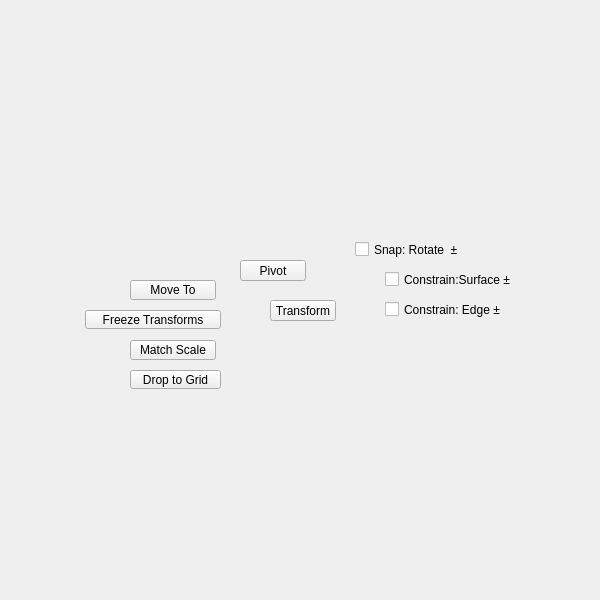
<?xml version="1.0" encoding="UTF-8"?>
<ui version="4.0">
 <class>QtUi</class>
 <widget class="QMainWindow" name="QtUi">
  <property name="enabled">
   <bool>true</bool>
  </property>
  <property name="geometry">
   <rect>
    <x>0</x>
    <y>0</y>
    <width>600</width>
    <height>600</height>
   </rect>
  </property>
  <property name="sizePolicy">
   <sizepolicy hsizetype="Ignored" vsizetype="Ignored">
    <horstretch>0</horstretch>
    <verstretch>0</verstretch>
   </sizepolicy>
  </property>
  <property name="minimumSize">
   <size>
    <width>0</width>
    <height>0</height>
   </size>
  </property>
  <property name="maximumSize">
   <size>
    <width>600</width>
    <height>600</height>
   </size>
  </property>
  <property name="cursor">
   <cursorShape>ArrowCursor</cursorShape>
  </property>
  <property name="whatsThis">
   <string>main</string>
  </property>
  <property name="toolButtonStyle">
   <enum>Qt::ToolButtonIconOnly</enum>
  </property>
  <property name="tabShape">
   <enum>QTabWidget::Triangular</enum>
  </property>
  <property name="dockNestingEnabled">
   <bool>true</bool>
  </property>
  <property name="dockOptions">
   <set>QMainWindow::AllowNestedDocks|QMainWindow::AllowTabbedDocks|QMainWindow::AnimatedDocks|QMainWindow::ForceTabbedDocks</set>
  </property>
  <widget class="QWidget" name="widget">
   <property name="sizePolicy">
    <sizepolicy hsizetype="Ignored" vsizetype="Ignored">
     <horstretch>0</horstretch>
     <verstretch>0</verstretch>
    </sizepolicy>
   </property>
   <widget class="QPushButton" name="i029">
    <property name="geometry">
     <rect>
      <x>240</x>
      <y>260</y>
      <width>66</width>
      <height>21</height>
     </rect>
    </property>
    <property name="minimumSize">
     <size>
      <width>0</width>
      <height>21</height>
     </size>
    </property>
    <property name="maximumSize">
     <size>
      <width>16777215</width>
      <height>21</height>
     </size>
    </property>
    <property name="toolTip">
     <string/>
    </property>
    <property name="whatsThis">
     <string>pivot</string>
    </property>
    <property name="text">
     <string>Pivot</string>
    </property>
   </widget>
   <widget class="QPushButton" name="i008">
    <property name="geometry">
     <rect>
      <x>270</x>
      <y>300</y>
      <width>66</width>
      <height>21</height>
     </rect>
    </property>
    <property name="minimumSize">
     <size>
      <width>0</width>
      <height>21</height>
     </size>
    </property>
    <property name="maximumSize">
     <size>
      <width>16777215</width>
      <height>21</height>
     </size>
    </property>
    <property name="whatsThis">
     <string>transform</string>
    </property>
    <property name="text">
     <string>Transform</string>
    </property>
   </widget>
   <widget class="PushButton" name="tb000">
    <property name="enabled">
     <bool>true</bool>
    </property>
    <property name="geometry">
     <rect>
      <x>130</x>
      <y>370</y>
      <width>91</width>
      <height>19</height>
     </rect>
    </property>
    <property name="maximumSize">
     <size>
      <width>111</width>
      <height>19</height>
     </size>
    </property>
    <property name="toolTip">
     <string>Move selected object to grid.</string>
    </property>
    <property name="layoutDirection">
     <enum>Qt::LeftToRight</enum>
    </property>
    <property name="text">
     <string>Drop to Grid</string>
    </property>
   </widget>
   <widget class="QCheckBox" name="chk024">
    <property name="enabled">
     <bool>true</bool>
    </property>
    <property name="geometry">
     <rect>
      <x>385</x>
      <y>300</y>
      <width>126</width>
      <height>19</height>
     </rect>
    </property>
    <property name="maximumSize">
     <size>
      <width>999</width>
      <height>19</height>
     </size>
    </property>
    <property name="toolTip">
     <string>Constrain to edge</string>
    </property>
    <property name="layoutDirection">
     <enum>Qt::LeftToRight</enum>
    </property>
    <property name="autoFillBackground">
     <bool>true</bool>
    </property>
    <property name="text">
     <string>Constrain: Edge ±</string>
    </property>
    <property name="iconSize">
     <size>
      <width>18</width>
      <height>18</height>
     </size>
    </property>
    <property name="checkable">
     <bool>true</bool>
    </property>
    <property name="checked">
     <bool>false</bool>
    </property>
   </widget>
   <widget class="PushButton" name="tb002">
    <property name="enabled">
     <bool>true</bool>
    </property>
    <property name="geometry">
     <rect>
      <x>85</x>
      <y>310</y>
      <width>136</width>
      <height>19</height>
     </rect>
    </property>
    <property name="maximumSize">
     <size>
      <width>999</width>
      <height>19</height>
     </size>
    </property>
    <property name="toolTip">
     <string>Freeze transformations on any selected objects and center the pivot on each objects bounding box.</string>
    </property>
    <property name="text">
     <string>Freeze Transforms</string>
    </property>
    <property name="iconSize">
     <size>
      <width>18</width>
      <height>18</height>
     </size>
    </property>
    <property name="autoDefault">
     <bool>false</bool>
    </property>
    <property name="default">
     <bool>false</bool>
    </property>
    <property name="flat">
     <bool>false</bool>
    </property>
   </widget>
   <widget class="QCheckBox" name="chk025">
    <property name="enabled">
     <bool>true</bool>
    </property>
    <property name="geometry">
     <rect>
      <x>385</x>
      <y>270</y>
      <width>136</width>
      <height>19</height>
     </rect>
    </property>
    <property name="maximumSize">
     <size>
      <width>999</width>
      <height>19</height>
     </size>
    </property>
    <property name="toolTip">
     <string>Constrain to surface</string>
    </property>
    <property name="layoutDirection">
     <enum>Qt::LeftToRight</enum>
    </property>
    <property name="autoFillBackground">
     <bool>true</bool>
    </property>
    <property name="text">
     <string>Constrain:Surface ±</string>
    </property>
    <property name="iconSize">
     <size>
      <width>18</width>
      <height>18</height>
     </size>
    </property>
    <property name="checkable">
     <bool>true</bool>
    </property>
    <property name="checked">
     <bool>false</bool>
    </property>
   </widget>
   <widget class="CheckBox" name="chk023">
    <property name="enabled">
     <bool>true</bool>
    </property>
    <property name="geometry">
     <rect>
      <x>355</x>
      <y>240</y>
      <width>131</width>
      <height>19</height>
     </rect>
    </property>
    <property name="maximumSize">
     <size>
      <width>999</width>
      <height>19</height>
     </size>
    </property>
    <property name="mouseTracking">
     <bool>false</bool>
    </property>
    <property name="toolTip">
     <string>Snap rotation.</string>
    </property>
    <property name="layoutDirection">
     <enum>Qt::LeftToRight</enum>
    </property>
    <property name="autoFillBackground">
     <bool>true</bool>
    </property>
    <property name="text">
     <string>Snap: Rotate  ±</string>
    </property>
    <property name="iconSize">
     <size>
      <width>18</width>
      <height>18</height>
     </size>
    </property>
    <property name="checkable">
     <bool>true</bool>
    </property>
    <property name="checked">
     <bool>false</bool>
    </property>
    <property name="tristate">
     <bool>false</bool>
    </property>
   </widget>
   <widget class="PushButton" name="tb005">
    <property name="enabled">
     <bool>true</bool>
    </property>
    <property name="geometry">
     <rect>
      <x>130</x>
      <y>280</y>
      <width>86</width>
      <height>20</height>
     </rect>
    </property>
    <property name="sizePolicy">
     <sizepolicy hsizetype="Preferred" vsizetype="Fixed">
      <horstretch>0</horstretch>
      <verstretch>0</verstretch>
     </sizepolicy>
    </property>
    <property name="minimumSize">
     <size>
      <width>0</width>
      <height>20</height>
     </size>
    </property>
    <property name="maximumSize">
     <size>
      <width>16777215</width>
      <height>20</height>
     </size>
    </property>
    <property name="toolTip">
     <string>Move selected object(s) to last selected.</string>
    </property>
    <property name="text">
     <string>Move To</string>
    </property>
    <property name="iconSize">
     <size>
      <width>18</width>
      <height>18</height>
     </size>
    </property>
    <property name="autoDefault">
     <bool>false</bool>
    </property>
    <property name="default">
     <bool>false</bool>
    </property>
    <property name="flat">
     <bool>false</bool>
    </property>
   </widget>
   <widget class="QPushButton" name="b001">
    <property name="enabled">
     <bool>true</bool>
    </property>
    <property name="geometry">
     <rect>
      <x>130</x>
      <y>340</y>
      <width>86</width>
      <height>20</height>
     </rect>
    </property>
    <property name="sizePolicy">
     <sizepolicy hsizetype="Preferred" vsizetype="Fixed">
      <horstretch>0</horstretch>
      <verstretch>0</verstretch>
     </sizepolicy>
    </property>
    <property name="minimumSize">
     <size>
      <width>0</width>
      <height>20</height>
     </size>
    </property>
    <property name="maximumSize">
     <size>
      <width>16777215</width>
      <height>20</height>
     </size>
    </property>
    <property name="toolTip">
     <string>&lt;html&gt;&lt;head/&gt;&lt;body&gt;&lt;p&gt;Match the first selected object to the combined bounding box scale of any additional selected objects.&lt;/p&gt;&lt;/body&gt;&lt;/html&gt;</string>
    </property>
    <property name="text">
     <string>Match Scale</string>
    </property>
    <property name="iconSize">
     <size>
      <width>18</width>
      <height>18</height>
     </size>
    </property>
    <property name="autoDefault">
     <bool>false</bool>
    </property>
    <property name="default">
     <bool>false</bool>
    </property>
    <property name="flat">
     <bool>false</bool>
    </property>
   </widget>
  </widget>
 </widget>
 <customwidgets>
  <customwidget>
   <class>PushButton</class>
   <extends>QPushButton</extends>
   <header>widgets.pushbutton.h</header>
  </customwidget>
  <customwidget>
   <class>CheckBox</class>
   <extends>QCheckBox</extends>
   <header>uitk.widgets.checkbox.CheckBox.h</header>
  </customwidget>
 </customwidgets>
 <resources/>
 <connections/>
 <designerdata>
  <property name="gridDeltaX">
   <number>5</number>
  </property>
  <property name="gridDeltaY">
   <number>10</number>
  </property>
  <property name="gridSnapX">
   <bool>true</bool>
  </property>
  <property name="gridSnapY">
   <bool>true</bool>
  </property>
  <property name="gridVisible">
   <bool>true</bool>
  </property>
 </designerdata>
</ui>
